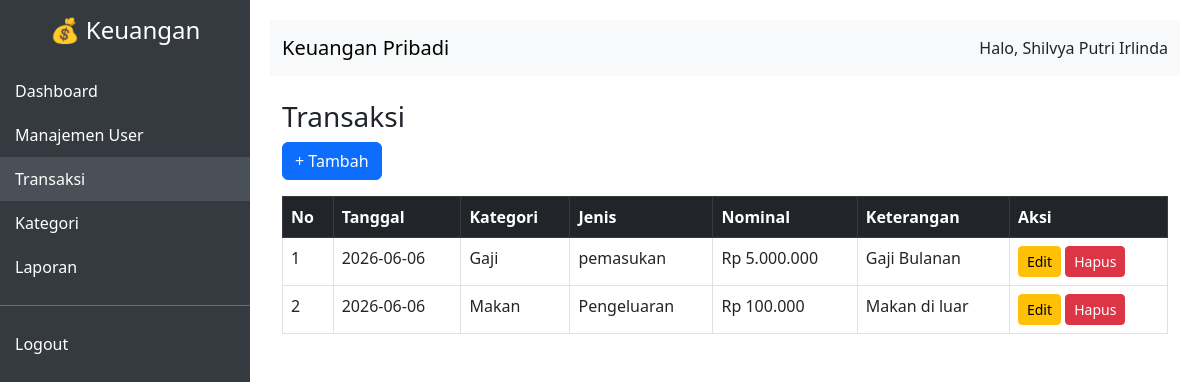
Page /pages/transaksi/index.php (signed in) on the committed database.
### tables this page shows
CREATE TABLE `transaksi` (
  `id_transaksi` int(11) NOT NULL,
  `id_user` int(11) DEFAULT NULL,
  `id_kategori` int(11) DEFAULT NULL,
  `tanggal` date DEFAULT NULL,
  `nominal` decimal(15,2) DEFAULT NULL,
  `keterangan` text DEFAULT NULL
);

CREATE TABLE `kategori` (
  `id_kategori` int(11) NOT NULL,
  `id_jt` int(11) DEFAULT NULL,
  `nama_kategori` varchar(100) DEFAULT NULL
);

CREATE TABLE `jenis_transaksi` (
  `id_jt` int(11) NOT NULL,
  `nama_jenis` varchar(50) DEFAULT NULL
);

### pages/transaksi/index.php (the view, shortened to what this page needs)
<?php
require_once "../../config/database.php";
include "../../includes/header.php";
$stmt = $conn->query("
    SELECT t.*, k.nama_kategori, jt.nama_jenis
    FROM transaksi t
    JOIN kategori k ON t.id_kategori = k.id_kategori
    JOIN jenis_transaksi jt ON k.id_jt = jt.id_jt
    WHERE t.id_user = ".$_SESSION['user']['id']."
    ORDER BY t.tanggal DESC
");
$data = $stmt->fetchAll(PDO::FETCH_ASSOC);
?>
<div class="container">
    <h3>Transaksi</h3>
    <a href="tambah.php" class="btn btn-primary mb-3">+ Tambah</a>
    <table class="table table-bordered">
        <thead class="table-dark">
            <tr>
                <th>No</th>
                <th>Tanggal</th>
                <th>Kategori</th>
                <th>Jenis</th>
                <th>Nominal</th>
                <th>Keterangan</th>
                <th>Aksi</th>
            </tr>
        </thead>
        <tbody>
        <?php $no=1; foreach($data as $d): ?>
            <tr>
                <td><?= $no++ ?></td>
                <td><?= $d['tanggal'] ?></td>
                <td><?= $d['nama_kategori'] ?></td>
                <td><?= $d['nama_jenis'] ?></td>
                <td>Rp <?= number_format($d['nominal'],0,',','.') ?></td>
                <td><?= $d['keterangan'] ?></td>
                <td>
                    <a href="edit.php?id=<?= $d['id_transaksi'] ?>" class="btn btn-warning btn-sm">Edit</a>
                    <a href="../../process/transaksi_proses.php?hapus=<?= $d['id_transaksi'] ?>"
                       onclick="return confirm('Hapus?')"
                       class="btn btn-danger btn-sm">Hapus</a>
                </td>
            </tr>
        <?php endforeach; ?>
        </tbody>
    </table>
</div>
<?php include "../../includes/footer.php"; ?>

### includes/header.php (style rules this page uses)
body { display: flex; }

### rows in the picture
transaksi: tanggal "2026-06-06", id_kategori.nama_kategori "Gaji", jenis_transaksi.nama_jenis "pemasukan", nominal "5.000.000", keterangan "Gaji Bulanan"
transaksi: tanggal "2026-06-06", id_kategori.nama_kategori "Makan", jenis_transaksi.nama_jenis "Pengeluaran", nominal "100.000", keterangan "Makan di luar"

### other values in the picture
$_SESSION['user']['nama'] "Shilvya Putri Irlinda"
